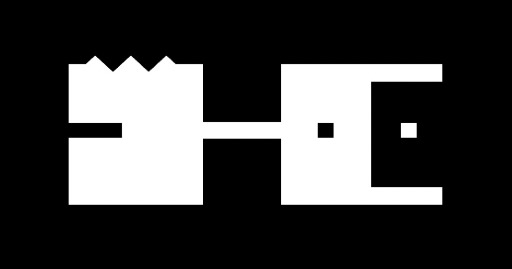
#> input picture images/shape.jpg, 512 x 269 px, found by its file name
$ python 5b.py
#> lines starting #> are read from the running program, lines starting #| are printed output that depends on the picture; after the words box and inside, x2 and y2 are one past the last pixel; in counts of white or black regions, pixels touching at a corner belong together
import numpy as np
import matplotlib.pyplot as plt

def make_gray_image(image):
    gray_image = image
    if len(image.shape) == 3 and image.shape[2] == 3:
        gray_image = np.dot(image[..., :3], [0.30, 0.59, 0.11]).astype(np.uint8)
    return gray_image


def do_erosion(image, structuring_element):
    pad_width = structuring_element.shape[0] // 2
    image = np.pad(image, pad_width, mode='constant')

    erosion = np.zeros_like(image)
    for i in range(pad_width, image.shape[0]-pad_width):
        for j in range(pad_width, image.shape[1]-pad_width):
            window = image[i-pad_width : i+pad_width+1, j-pad_width : j+pad_width+1]
            if np.array_equal(np.logical_and(window, structuring_element), structuring_element):
                erosion[i, j] = 1

    erosion = erosion[pad_width:-pad_width, pad_width:-pad_width]
    return erosion


def do_dilation(image, structuring_element):
    pad_width = structuring_element.shape[0] // 2
    image = np.pad(image, pad_width, mode='constant')

    dilation = np.zeros_like(image)
    for i in range(pad_width, image.shape[0]-pad_width):
        for j in range(pad_width, image.shape[1]-pad_width):
            window = image[i-pad_width : i+pad_width+1, j-pad_width : j+pad_width+1]
            if np.any(np.logical_and(window, structuring_element)):
                dilation[i, j] = 1

    dilation = dilation[pad_width:-pad_width, pad_width:-pad_width]
    return dilation


rgb_image = plt.imread('./images/shape.jpg')
#> rgb_image is the input picture: shape (269, 512, 3); min 0, max 255, mean 64.3
gray_image = make_gray_image(rgb_image)

binary_image = (gray_image > 100).astype(np.uint8)
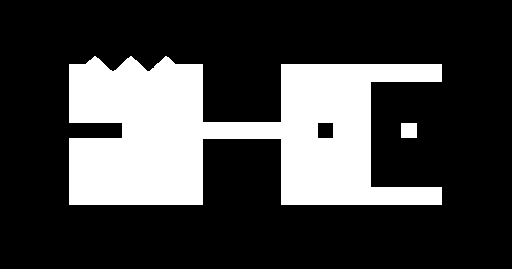
#> binary_image: shape (269, 512); values 0 (black) and 1 (white), 25.3% white; 2 white regions, box (x1, y1, x2, y2) and area: (69, 56, 442, 205) 34558, (401, 123, 417, 138) 240

structuring_element = np.array([[1, 1, 1],
                                [1, 1, 1],
                                [1, 1, 1]], dtype=np.uint8)

binary_image = np.array([[0, 0, 0, 0, 0, 0, 0, 0, 0, 0, 0, 0, 0, 0, 0, 0, 0, 0, 0, 0, 0],
                         [0, 0, 0, 0, 0, 0, 0, 0, 0, 0, 0, 0, 0, 0, 0, 0, 0, 0, 0, 0, 0],
                         [0, 0, 1, 1, 1, 1, 1, 0, 0, 0, 0, 1, 1, 1, 1, 1, 1, 1, 1, 0, 0],
                         [0, 0, 1, 1, 1, 1, 1, 0, 0, 0, 0, 1, 1, 1, 1, 1, 1, 1, 1, 0, 0],
                         [0, 0, 1, 1, 1, 1, 1, 0, 0, 0, 0, 1, 1, 1, 1, 1, 0, 0, 0, 0, 0],
                         [0, 0, 0, 0, 1, 1, 1, 1, 1, 1, 1, 1, 0, 1, 1, 1, 0, 1, 0, 0, 0],
                         [0, 0, 1, 1, 1, 1, 1, 0, 0, 0, 0, 1, 1, 1, 1, 1, 0, 0, 0, 0, 0],
                         [0, 0, 1, 1, 1, 1, 1, 0, 0, 0, 0, 1, 1, 1, 1, 1, 1, 1, 1, 0, 0],
                         [0, 0, 1, 1, 1, 1, 1, 0, 0, 0, 0, 1, 1, 1, 1, 1, 1, 1, 1, 0, 0],
                         [0, 0, 0, 0, 0, 0, 0, 0, 0, 0, 0, 0, 0, 0, 0, 0, 0, 0, 0, 0, 0],
                         [0, 0, 0, 0, 0, 0, 0, 0, 0, 0, 0, 0, 0, 0, 0, 0, 0, 0, 0, 0, 0]], dtype=np.uint8)

eroded_image = do_erosion(binary_image, structuring_element)
opening_operation = do_dilation(eroded_image, structuring_element)

dilated_image = do_dilation(binary_image, structuring_element)
closing_operation = do_erosion(dilated_image, structuring_element)


plt.figure(figsize=(9, 6))
plt.subplot(231)
plt.imshow(binary_image, cmap='gray')
plt.title('Original')
plt.subplot(232)
plt.imshow(eroded_image, cmap='gray')
plt.title('Eroded')
plt.subplot(233)
plt.imshow(opening_operation, cmap='gray')
plt.title('Dilated (Opening)')
plt.subplot(234)
plt.imshow(binary_image, cmap='gray')
plt.title('Original')
plt.subplot(235)
plt.imshow(dilated_image, cmap='gray')
plt.title('Dilated')
plt.subplot(236)
plt.imshow(closing_operation, cmap='gray')
plt.title('Eroded (Closing)')

plt.tight_layout()
plt.show()
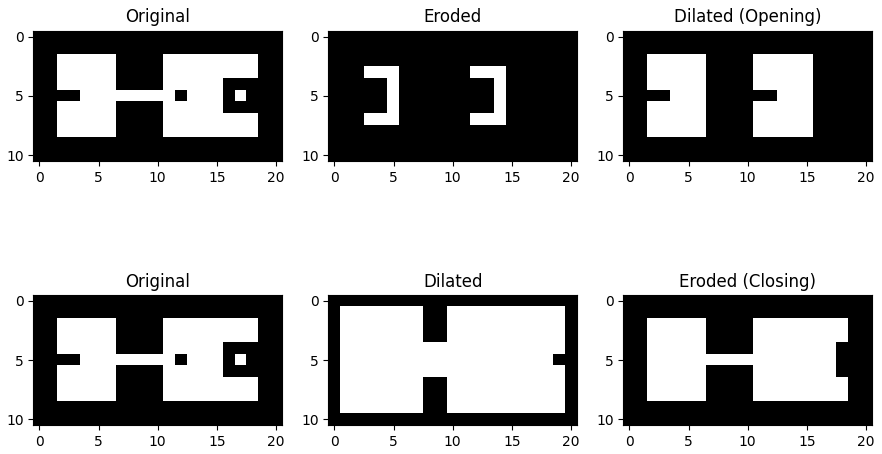
#> figure drawn by matplotlib, 6 panels

$ run again, with images/box.jpg copied over images/shape.jpg
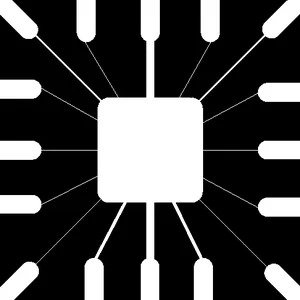
#> input picture images/box.jpg, 300 x 300 px, found by its file name
#> rgb_image is the input picture: shape (300, 300, 3); min 0, max 255, mean 72
#> `binary_image = (gray_image > 100).astype(np.uint8)`:
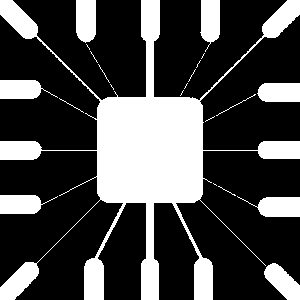
#> binary_image: shape (300, 300); values 0 (black) and 1 (white), 28.6% white; 22 white regions (12 under 20 px), largest, box (x1, y1, x2, y2) and area: (0, 0, 300, 300) 20077, (237, 196, 300, 217) 817, (76, 0, 96, 43) 795
